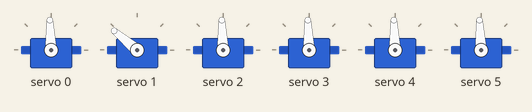
Recording of a sketch running on a simulated Arduino Uno, built with avr-gcc and run on an emulated ATmega328P. Parts: 6 × servo.

Above: at 1.05 s.
At 1.65 s:
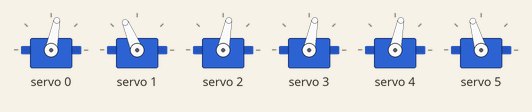
At 1.95 s:
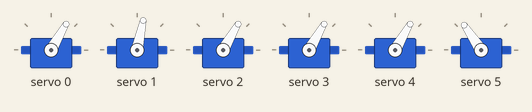
At 2.9 s:
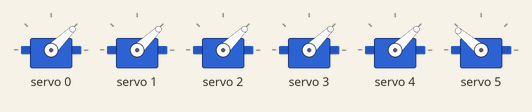
At 4.1 s:
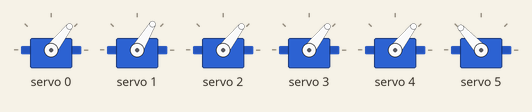
At 4.75 s:
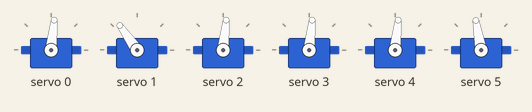
Timing chart, 0 to 7.8 s (numbered marks = the images above):
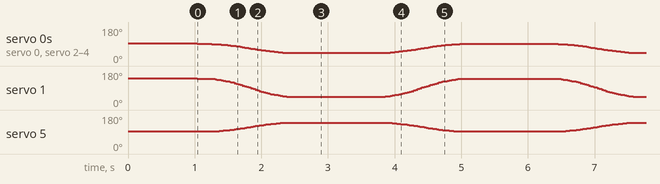

The sketch:

main.ino
```cpp
#include <Adafruit_PWMServoDriver.h>
#include <LeArm.h>
#include <Wire.h>

LeArm robot = LeArm();
double desired_angles1[6] = {45, 45, 45, 45, 45, 50};
double desired_angles2[6] = {90, 135, 90, 90, 90, 0};

void setup(){
  //setup serial
  Serial.begin(9600);

  //start robot
  robot.start();
}

void loop(){
  robot.goToPose(desired_angles1, 1, 0.01);
  delay(1000);
  robot.goToPose(desired_angles2, 1, 0.01);
  delay(1000);
  //robot.goHome();
  }
```
